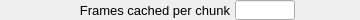
    <widget class="PyDMFrame" name="composite_8">
      <property name="geometry">
        <rect>
          <x>15</x>
          <y>630</y>
          <width>360</width>
          <height>20</height>
        </rect>
      </property>
      <widget class="QLabel" name="text_5">
        <property name="geometry">
          <rect>
            <x>0</x>
            <y>0</y>
            <width>230</width>
            <height>20</height>
          </rect>
        </property>
        <property name="text">
          <string>Frames cached per chunk</string>
        </property>
        <property name="font" stdset="0">
          <font>
            <pointsize>10</pointsize>
          </font>
        </property>
        <property name="brush" stdset="0">
          <brush brushstyle="SolidPattern">
            <color alpha="255">
              <red>0</red>
              <green>0</green>
              <blue>0</blue>
            </color>
          </brush>
        </property>
        <property name="toolTip">
          <string>text_5</string>
        </property>
        <property name="alignment">
          <set>Qt::AlignRight|Qt::AlignTrailing|Qt::AlignVCenter</set>
        </property>
        <property name="styleSheet">
          <string notr="true">QLabel#text_5 {
  color: rgb(0, 0, 0);
  }</string>
        </property>
      </widget>
      <widget class="PyDMLineEdit" name="text_entry_3">
        <property name="geometry">
          <rect>
            <x>235</x>
            <y>0</y>
            <width>60</width>
            <height>20</height>
          </rect>
        </property>
        <property name="channel" stdset="0">
          <string>ca://${prefix}NumFramesChunks</string>
        </property>
        <property name="toolTip">
          <string>${prefix}NumFramesChunks</string>
        </property>
        <property name="font" stdset="0">
          <font>
            <pointsize>10</pointsize>
          </font>
        </property>
        <property name="styleSheet">
          <string notr="true">PyDMLineEdit#text_entry_3 {
  color: rgb(0, 0, 0);
  background-color: rgb(115, 223, 255);
  border: 1px solid black;
  margin: 0px;
  padding: 0px;
  spacing: 0px;
  }</string>
        </property>
      </widget>
      <widget class="PyDMLabel" name="text_update_5">
        <property name="geometry">
          <rect>
            <x>300</x>
            <y>1</y>
            <width>60</width>
            <height>18</height>
          </rect>
        </property>
        <property name="toolTip">
          <string>PV: ${prefix}NumFramesChunks_RBV</string>
        </property>
        <property name="channel" stdset="0">
          <string>ca://${prefix}NumFramesChunks_RBV</string>
        </property>
        <property name="font" stdset="0">
          <font>
            <pointsize>10</pointsize>
          </font>
        </property>
        <property name="alignment">
          <set>Qt::AlignLeading|Qt::AlignLeft|Qt::AlignVCenter</set>
        </property>
        <property name="textInteractionFlags">
          <set>Qt::TextSelectableByKeyboard|Qt::TextSelectableByMouse</set>
        </property>
        <property name="styleSheet">
          <string notr="true">PyDMLabel#text_update_5 {
  color: rgb(10, 0, 184);
  background-color: rgb(187, 187, 187);
  }</string>
        </property>
      </widget>
    </widget>
